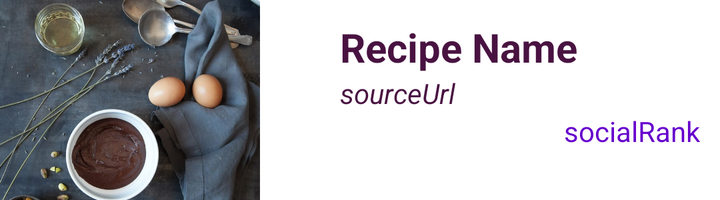
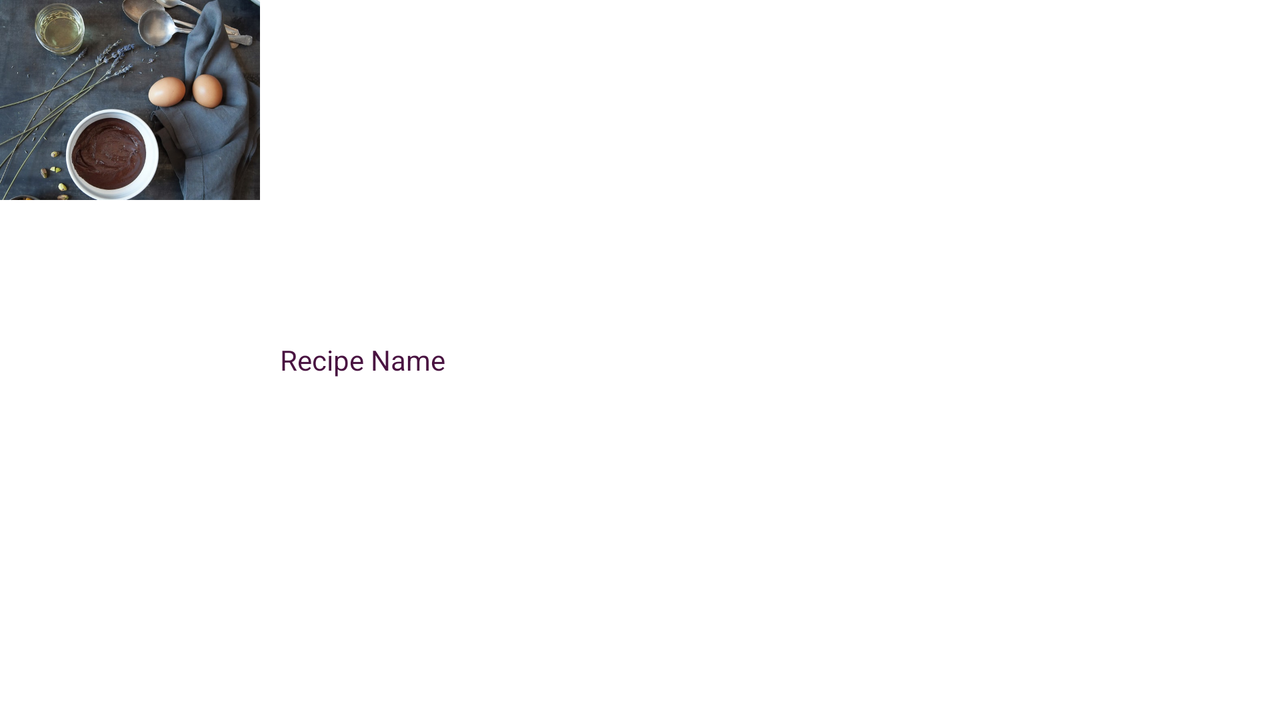

Two renders of one Android screen. The first uses the default layout on a phone; the second uses the alternative layout the repository ships for a different screen configuration, on a matching device. The two XML files are below.
<!-- AndroidManifest.xml: application theme Theme.FoodRhythm3 -->
<!-- res/layout/recipe_list_item_drag.xml -->
<?xml version="1.0" encoding="utf-8"?>
<LinearLayout xmlns:android="http://schemas.android.com/apk/res/android"
    android:orientation="horizontal"
    android:layout_width="match_parent"
    android:layout_height="wrap_content">

    <ImageView
        android:layout_width="130dp"
        android:layout_height="100dp"
        android:id="@+id/imageUrlImageView"
        android:src="@drawable/ingredients"
        android:scaleType="centerCrop"/>

    <ImageView
        android:id="@+id/dragIcon"
        android:layout_width="30dp"
        android:layout_height="30dp"
        android:layout_alignLeft="@id/imageUrlImageView"
        android:layout_alignBottom="@id/imageUrlImageView"
        android:gravity="bottom|left"
        android:src="@drawable/ic_baseline_reorder_24"/>

    <LinearLayout
        android:orientation="vertical"
        android:layout_width="match_parent"
        android:background="#ffffff"
        android:layout_height="match_parent"
        android:padding="10dp">

        <TextView
            android:layout_width="wrap_content"
            android:layout_height="wrap_content"
            android:id="@+id/recipeNameTextView"
            android:textSize="20dp"
            android:textStyle="bold"
            android:text="Recipe Name"
            android:textColor="@color/colorPrimary"/>
        <TextView
            android:layout_width="wrap_content"
            android:layout_height="wrap_content"
            android:text="sourceUrl"
            android:id="@+id/sourceUrlTextView"
            android:textStyle="italic"
            android:textColor="@color/colorPrimary" />

        <RelativeLayout
            android:layout_width="match_parent"
            android:layout_height="wrap_content">

            <TextView
                android:layout_width="wrap_content"
                android:layout_height="wrap_content"
                android:text="socialRank"
                android:id="@+id/socialRankTextView"
                android:layout_alignParentEnd="true"
                android:layout_alignParentRight="true"
                android:textColor="@color/colorAccent"/>
        </RelativeLayout>
    </LinearLayout>

</LinearLayout>
<!-- resources referenced by this layout -->
<resources>
  <color name="colorAccent">#6600CC</color>
  <color name="colorPrimary">#491341</color>
  <!-- drawable ingredients: jpg bitmap (drawable, 111696 bytes) -->
  <style name="Theme.FoodRhythm3" parent="Theme.MaterialComponents.DayNight.DarkActionBar">
          
          <item name="colorPrimary">@color/colorPrimary</item>
          <item name="colorPrimaryDark">@color/colorPrimaryDark</item>
          <item name="colorAccent">@color/colorAccent</item>
      </style>
  <color name="colorPrimaryDark"> #a6a624</color>
</resources>
<!-- res/layout-land/recipe_list_item_drag.xml (the repository's variant of the layout above) -->
<!-- drawn on the phone turned sideways -->
<?xml version="1.0" encoding="utf-8"?>
<LinearLayout xmlns:android="http://schemas.android.com/apk/res/android"
    android:orientation="horizontal"
    android:layout_width="match_parent"
    android:layout_height="match_parent">

    <RelativeLayout xmlns:android="http://schemas.android.com/apk/res/android"
        android:layout_width="wrap_content"
        android:layout_height="wrap_content" >

        <ImageView
            android:layout_width="130dp"
            android:layout_height="100dp"
            android:id="@+id/imageUrlImageView"
            android:src="@drawable/ingredients"
            android:scaleType="centerCrop"/>

        <ImageView
            android:id="@+id/dragIcon"
            android:layout_width="30dp"
            android:layout_height="30dp"
            android:layout_alignLeft="@id/imageUrlImageView"
            android:layout_alignBottom="@id/imageUrlImageView"
            android:gravity="bottom|left"
            android:src="@drawable/ic_baseline_reorder_24" />

    </RelativeLayout>

    <LinearLayout
        android:orientation="vertical"
        android:layout_width="match_parent"
        android:layout_height="match_parent"
        android:gravity="center_vertical"
        android:padding="10dp">

        <TextView
            android:layout_width="wrap_content"
            android:layout_height="wrap_content"
            android:id="@+id/recipeNameTextView"
            android:textSize="14dp"
            android:text="Recipe Name"
            android:textColor="@color/colorPrimary"/>

        <TextView
            android:layout_width="wrap_content"
            android:layout_height="wrap_content"
            android:text="rank"
            android:visibility="gone"
            android:id="@+id/socialRankTextView"
            android:textColor="@color/colorAccent"/>
    </LinearLayout>

</LinearLayout>
